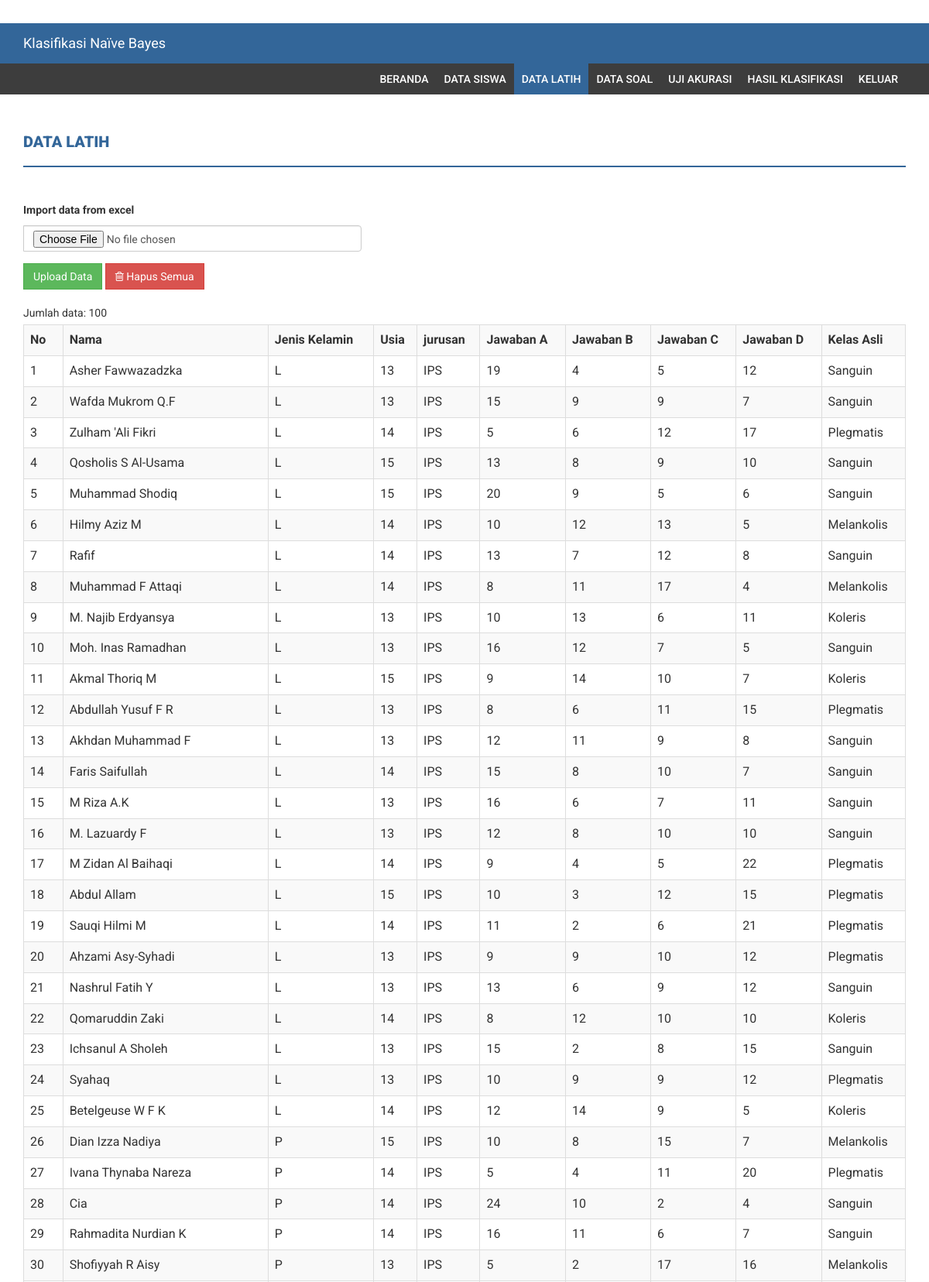
/index.php?menu=data_latih (signed in, upper part), run on the app's committed database.
### tables this page shows
CREATE TABLE `data_latih` (
  `id` int(11) NOT NULL,
  `nama` varchar(200) DEFAULT NULL,
  `jenis_kelamin` enum('L','P') DEFAULT NULL,
  `usia` int(11) DEFAULT NULL,
  `jurusan` varchar(100) DEFAULT NULL,
  `jawaban_a` int(11) DEFAULT NULL,
  `jawaban_b` int(11) DEFAULT NULL,
  `jawaban_c` int(11) DEFAULT NULL,
  `jawaban_d` int(11) DEFAULT NULL,
  `kelas_asli` varchar(100) DEFAULT NULL
);

### database.php (called while the page is built, shortened)
<?php
class database {
    private $servername;
    private $user_db;
    private $password_db;
    private $database;
    private $koneksi;
    function database() {
        return $this->connect_db();
    }
    function load_conf_db() {
        $path = dirname(__FILE__) . '/koneksi.php';
        if (file_exists($path)) {
            $conf = include $path;
            $this->servername = @$conf['host'];
            $this->database = @$conf['dbname'];
            $this->user_db = @$conf['username'];
            $this->password_db = @$conf['password'];
        }
    }
    public function connect_db() {
        $this->koneksi = mysqli_connect($this->servername, $this->user_db, $this->password_db, $this->database);
        return $this->koneksi;
    }
    function db_query($sql) {
        $conn = $this->koneksi;
        return mysqli_query($conn, $sql);
    }
    function db_fetch_array($result) {
        return mysqli_fetch_array($result);
    }
    function db_num_rows($result) {
        return mysqli_num_rows($result);
    }
}
?>

### koneksi.php (called while the page is built)
<?php
return array(
    'host' => "localhost",
    'username' => "root",
    'password' => "",
    'dbname' => "dmnbc2",
);
?>

### data_latih.php (the view, shortened to what this page needs)
<?php
include_once "database.php";
?>
<div class="content-wrapper">
    <div class="container">
        <div class="row">
            <div class="col-md-12">
                <h4 class="page-head-line">Data Latih</h4>
            </div>
        </div>
        <?php
        $db_object = new database();
                ?>
            <?php
        $sql = "SELECT * FROM data_latih";
        $query = $db_object->db_query($sql);
        $jumlah = $db_object->db_num_rows($query);
        ?>
        <div class="row">
            <div class="col-md-12">
                <form method="post" enctype="multipart/form-data" action="">
                    <div class="form-group">
                        <div class="input-group">
                            <label>Import data from excel</label>
                            <input name="file_data_latih" type="file" class="form-control">
                        </div>
                    </div>
                    <div class="form-group">
                        <input name="submit" type="submit" value="Upload Data" class="btn btn-success">
                        <button name="delete" type="submit"  class="btn btn-danger" onclick="">
                            <i class="fa fa-trash-o"></i> Hapus Semua
                        </button>
                    </div>
                </form>
                <?php
                echo "Jumlah data: " . $jumlah . "<br>";
                if ($jumlah == 0) {
                    echo "Data kosong...";
                }
                else {
                    ?>
                    <table class='table table-bordered table-striped  table-hover'>
                        <tr>
                            <th>No</th>
                            <th>Nama</th>
                            <th>Jenis Kelamin</th>
                            <th>Usia</th>
                            <th>jurusan</th>
                            <th>Jawaban A</th>
                            <th>Jawaban B</th>
                            <th>Jawaban C</th>
                            <th>Jawaban D</th>
                            <th>Kelas Asli</th>
                        </tr>
                        <?php
                        $no = 1;
                        while ($row = $db_object->db_fetch_array($query)) {
                            echo "<tr>";
                            echo "<td>" . $no . "</td>";
                            echo "<td>" . $row['nama'] . "</td>";
                            echo "<td>" . $row['jenis_kelamin'] . "</td>";
                            echo "<td>" . $row['usia'] . "</td>";
                            echo "<td>" . $row['jurusan'] . "</td>";
                            echo "<td>" . $row['jawaban_a'] . "</td>";
                            echo "<td>" . $row['jawaban_b'] . "</td>";
                            echo "<td>" . $row['jawaban_c'] . "</td>";
                            echo "<td>" . $row['jawaban_d'] . "</td>";
                            echo "<td>" . $row['kelas_asli'] . "</td>";
                            echo "</tr>";
                            $no++;
                        }
                        ?>
                    </table>
                    <?php
                }
                ?>
            </div>
        </div>
    </div>
</div>

### assets/css/style.css (style rules this page uses)
body { font-family: 'Roboto', sans-serif; line-height: 30px; }
.content-wrapper { margin-top: 40px; min-height: 600px; padding-bottom: 60px; }
.page-head-line { font-weight: 900; padding-bottom: 20px; border-bottom: 2px solid #336699; text-transform: uppercase; color: #336699; font-size: 20px; margin-bottom: 40px; }
.btn { border-radius: 0px; -webkit-border-radius: 0px; -moz-border-radius: 0px; }

### data on the page
data_latih: nama "Asher Fawwazadzka", jenis_kelamin "L", usia "13", jurusan "IPS", jawaban_a "19", jawaban_b "4", jawaban_c "5", jawaban_d "12", kelas_asli "Sanguin"
data_latih: nama "Wafda Mukrom Q.F", jenis_kelamin "L", usia "13", jurusan "IPS", jawaban_a "15", jawaban_b "9", jawaban_c "9", jawaban_d "7", kelas_asli "Sanguin"
data_latih: nama "Zulham 'Ali Fikri", jenis_kelamin "L", usia "14", jurusan "IPS", jawaban_a "5", jawaban_b "6", jawaban_c "12", jawaban_d "17", kelas_asli "Plegmatis"
data_latih: nama "Qosholis S Al-Usama", jenis_kelamin "L", usia "15", jurusan "IPS", jawaban_a "13", jawaban_b "8", jawaban_c "9", jawaban_d "10", kelas_asli "Sanguin"
data_latih: nama "Muhammad Shodiq", jenis_kelamin "L", usia "15", jurusan "IPS", jawaban_a "20", jawaban_b "9", jawaban_c "5", jawaban_d "6", kelas_asli "Sanguin"
data_latih: nama "Hilmy Aziz M", jenis_kelamin "L", usia "14", jurusan "IPS", jawaban_a "10", jawaban_b "12", jawaban_c "13", jawaban_d "5", kelas_asli "Melankolis"
data_latih: nama "Rafif", jenis_kelamin "L", usia "14", jurusan "IPS", jawaban_a "13", jawaban_b "7", jawaban_c "12", jawaban_d "8", kelas_asli "Sanguin"
data_latih: nama "Muhammad F Attaqi", jenis_kelamin "L", usia "14", jurusan "IPS", jawaban_a "8", jawaban_b "11", jawaban_c "17", jawaban_d "4", kelas_asli "Melankolis"
data_latih: nama "M. Najib Erdyansya", jenis_kelamin "L", usia "13", jurusan "IPS", jawaban_a "10", jawaban_b "13", jawaban_c "6", jawaban_d "11", kelas_asli "Koleris"
data_latih: nama "Moh. Inas Ramadhan", jenis_kelamin "L", usia "13", jurusan "IPS", jawaban_a "16", jawaban_b "12", jawaban_c "7", jawaban_d "5", kelas_asli "Sanguin"
data_latih: nama "Akmal Thoriq M", jenis_kelamin "L", usia "15", jurusan "IPS", jawaban_a "9", jawaban_b "14", jawaban_c "10", jawaban_d "7", kelas_asli "Koleris"
data_latih: nama "Abdullah Yusuf F R", jenis_kelamin "L", usia "13", jurusan "IPS", jawaban_a "8", jawaban_b "6", jawaban_c "11", jawaban_d "15", kelas_asli "Plegmatis"
data_latih: nama "Akhdan Muhammad F", jenis_kelamin "L", usia "13", jurusan "IPS", jawaban_a "12", jawaban_b "11", jawaban_c "9", jawaban_d "8", kelas_asli "Sanguin"
data_latih: nama "Faris Saifullah", jenis_kelamin "L", usia "14", jurusan "IPS", jawaban_a "15", jawaban_b "8", jawaban_c "10", jawaban_d "7", kelas_asli "Sanguin"
data_latih: nama "M Riza A.K", jenis_kelamin "L", usia "13", jurusan "IPS", jawaban_a "16", jawaban_b "6", jawaban_c "7", jawaban_d "11", kelas_asli "Sanguin"
data_latih: nama "M. Lazuardy F", jenis_kelamin "L", usia "13", jurusan "IPS", jawaban_a "12", jawaban_b "8", jawaban_c "10", jawaban_d "10", kelas_asli "Sanguin"
data_latih: nama "M Zidan Al Baihaqi", jenis_kelamin "L", usia "14", jurusan "IPS", jawaban_a "9", jawaban_b "4", jawaban_c "5", jawaban_d "22", kelas_asli "Plegmatis"
data_latih: nama "Abdul Allam", jenis_kelamin "L", usia "15", jurusan "IPS", jawaban_a "10", jawaban_b "3", jawaban_c "12", jawaban_d "15", kelas_asli "Plegmatis"
data_latih: nama "Sauqi Hilmi M", jenis_kelamin "L", usia "14", jurusan "IPS", jawaban_a "11", jawaban_b "2", jawaban_c "6", jawaban_d "21", kelas_asli "Plegmatis"
data_latih: nama "Ahzami Asy-Syhadi", jenis_kelamin "L", usia "13", jurusan "IPS", jawaban_a "9", jawaban_b "9", jawaban_c "10", jawaban_d "12", kelas_asli "Plegmatis"
data_latih: nama "Nashrul Fatih Y", jenis_kelamin "L", usia "13", jurusan "IPS", jawaban_a "13", jawaban_b "6", jawaban_c "9", jawaban_d "12", kelas_asli "Sanguin"
data_latih: nama "Qomaruddin Zaki", jenis_kelamin "L", usia "14", jurusan "IPS", jawaban_a "8", jawaban_b "12", jawaban_c "10", jawaban_d "10", kelas_asli "Koleris"
data_latih: nama "Ichsanul A Sholeh", jenis_kelamin "L", usia "13", jurusan "IPS", jawaban_a "15", jawaban_b "2", jawaban_c "8", jawaban_d "15", kelas_asli "Sanguin"
data_latih: nama "Syahaq", jenis_kelamin "L", usia "13", jurusan "IPS", jawaban_a "10", jawaban_b "9", jawaban_c "9", jawaban_d "12", kelas_asli "Plegmatis"
data_latih: nama "Betelgeuse W F K", jenis_kelamin "L", usia "14", jurusan "IPS", jawaban_a "12", jawaban_b "14", jawaban_c "9", jawaban_d "5", kelas_asli "Koleris"
data_latih: nama "Dian Izza Nadiya", jenis_kelamin "P", usia "15", jurusan "IPS", jawaban_a "10", jawaban_b "8", jawaban_c "15", jawaban_d "7", kelas_asli "Melankolis"
data_latih: nama "Ivana Thynaba Nareza", jenis_kelamin "P", usia "14", jurusan "IPS", jawaban_a "5", jawaban_b "4", jawaban_c "11", jawaban_d "20", kelas_asli "Plegmatis"
data_latih: nama "Cia", jenis_kelamin "P", usia "14", jurusan "IPS", jawaban_a "24", jawaban_b "10", jawaban_c "2", jawaban_d "4", kelas_asli "Sanguin"
data_latih: nama "Rahmadita Nurdian K", jenis_kelamin "P", usia "14", jurusan "IPS", jawaban_a "16", jawaban_b "11", jawaban_c "6", jawaban_d "7", kelas_asli "Sanguin"
data_latih: nama "Shofiyyah R Aisy", jenis_kelamin "P", usia "13", jurusan "IPS", jawaban_a "5", jawaban_b "2", jawaban_c "17", jawaban_d "16", kelas_asli "Melankolis"

### other printed values
$jumlah "100"
